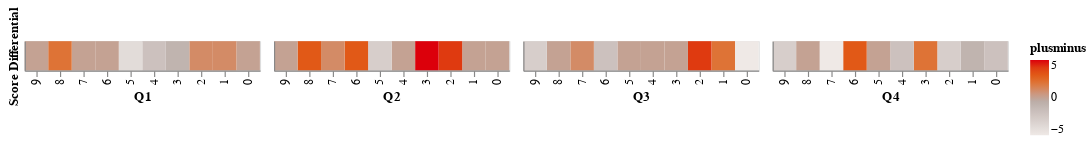

Write notebook code for a chart like this one.
### Code cell
import altair as alt
#create a heatmap with heatmap_plus_minus with diverging scale and vconcat it with the heatmaps above
heatmap_plus_minus_chart1 = alt.Chart(heatmap_plus_minus[heatmap_plus_minus.quarter==1]).mark_rect().encode(
    x=alt.X('minute:O', sort= 'descending', title='Q1'),
    y=alt.Y('quarter:O', axis=alt.Axis(ticks=False, labels=False), title='Score Differential'),
    color=alt.Color('plusminus:Q', scale=alt.Scale(scheme='lightgreyred'))
).properties(
    width=200,
    height=25,
)

heatmap_plus_minus_chart2 = alt.Chart(heatmap_plus_minus[heatmap_plus_minus.quarter==2]).mark_rect().encode(
    x=alt.X('minute:O', sort= 'descending', title='Q2'),
    y=alt.Y('quarter:O', axis=alt.Axis(ticks=False, labels=False), title=None),
    color=alt.Color('plusminus:Q', scale=alt.Scale(scheme='lightgreyred'))
).properties(
    width=200,
    height=25,
)

heatmap_plus_minus_chart3 = alt.Chart(heatmap_plus_minus[heatmap_plus_minus.quarter==3]).mark_rect().encode(
    x=alt.X('minute:O', sort= 'descending', title='Q3'),
    y=alt.Y('quarter:O', axis=alt.Axis(ticks=False, labels=False), title=None),
    color=alt.Color('plusminus:Q', scale=alt.Scale(scheme='lightgreyred'))
).properties(
    width=200,
    height=25,
)

heatmap_plus_minus_chart4 = alt.Chart(heatmap_plus_minus[heatmap_plus_minus.quarter==4]).mark_rect().encode(
    x=alt.X('minute:O', sort= 'descending', title='Q4'),
    y=alt.Y('quarter:O', axis=alt.Axis(ticks=False, labels=False), title=None),
    color=alt.Color('plusminus:Q', scale=alt.Scale(scheme='lightgreyred'))
).properties(
    width=200,
    height=25,
)

# vconcat_chart = alt.vconcat(heatmaps, heatmap_plus_minus_chart)

# vconcat_chart
plusminus = alt.hconcat(heatmap_plus_minus_chart1, heatmap_plus_minus_chart2, heatmap_plus_minus_chart3, heatmap_plus_minus_chart4, spacing=10).resolve_scale(color='shared')
plusminus.show()

### Figure 1 — Vega-Lite specification as saved in the notebook (floating-point values rounded to 4 significant figures)
{"config": {"view": {"continuousWidth": 300, "continuousHeight": 300}}, "hconcat": [{"data": {"name": "data-e7e86318d570b313e7c8e0c833498098"}, "mark": {"type": "rect"}, "encoding": {"color": {"field": "plusminus", "scale": {"scheme": "lightgreyred"}, "type": "quantitative"}, "x": {"field": "minute", "sort": "descending", "title": "Q1", "type": "ordinal"}, "y": {"axis": {"labels": false, "ticks": false}, "field": "quarter", "title": "Score Differential", "type": "ordinal"}}, "height": 25, "width": 200}, {"data": {"name": "data-9632f270e00684e6e31dfc78761cbe0b"}, "mark": {"type": "rect"}, "encoding": {"color": {"field": "plusminus", "scale": {"scheme": "lightgreyred"}, "type": "quantitative"}, "x": {"field": "minute", "sort": "descending", "title": "Q2", "type": "ordinal"}, "y": {"axis": {"labels": false, "ticks": false}, "field": "quarter", "title": null, "type": "ordinal"}}, "height": 25, "width": 200}, {"data": {"name": "data-2776bd0bf5a258a6590ebac23a7772f0"}, "mark": {"type": "rect"}, "encoding": {"color": {"field": "plusminus", "scale": {"scheme": "lightgreyred"}, "type": "quantitative"}, "x": {"field": "minute", "sort": "descending", "title": "Q3", "type": "ordinal"}, "y": {"axis": {"labels": false, "ticks": false}, "field": "quarter", "title": null, "type": "ordinal"}}, "height": 25, "width": 200}, {"data": {"name": "data-cd67b1b3b0fca57bb1a6435c455914d6"}, "mark": {"type": "rect"}, "encoding": {"color": {"field": "plusminus", "scale": {"scheme": "lightgreyred"}, "type": "quantitative"}, "x": {"field": "minute", "sort": "descending", "title": "Q4", "type": "ordinal"}, "y": {"axis": {"labels": false, "ticks": false}, "field": "quarter", "title": null, "type": "ordinal"}}, "height": 25, "width": 200}], "resolve": {"scale": {"color": "shared"}}, "spacing": 10, "$schema": "https://vega.github.io/schema/vega-lite/v5.17.0.json", "datasets": {"data-e7e86318d570b313e7c8e0c833498098": [{"quarter": 1, "minute": 0, "plusminus": 0.0}, {"quarter": 1, "minute": 1, "plusminus": 1.0}, {"quarter": 1, "minute": 2, "plusminus": 1.0}, {"quarter": 1, "minute": 3, "plusminus": -1.0}, {"quarter": 1, "minute": 4, "plusminus": -2.0}, {"quarter": 1, "minute": 5, "plusminus": -4.0}, {"quarter": 1, "minute": 6, "plusminus": 0.0}, {"quarter": 1, "minute": 7, "plusminus": 0.0}, {"quarter": 1, "minute": 8, "plusminus": 2.0}, {"quarter": 1, "minute": 9, "plusminus": 0.0}], "data-9632f270e00684e6e31dfc78761cbe0b": [{"quarter": 2, "minute": 0, "plusminus": 0.0}, {"quarter": 2, "minute": 1, "plusminus": 0.0}, {"quarter": 2, "minute": 2, "plusminus": 4.0}, {"quarter": 2, "minute": 3, "plusminus": 5.0}, {"quarter": 2, "minute": 4, "plusminus": 0.0}, {"quarter": 2, "minute": 5, "plusminus": -3.0}, {"quarter": 2, "minute": 6, "plusminus": 3.0}, {"quarter": 2, "minute": 7, "plusminus": 1.0}, {"quarter": 2, "minute": 8, "plusminus": 3.0}, {"quarter": 2, "minute": 9, "plusminus": 0.0}], "data-2776bd0bf5a258a6590ebac23a7772f0": [{"quarter": 3, "minute": 0, "plusminus": -5.0}, {"quarter": 3, "minute": 1, "plusminus": 2.0}, {"quarter": 3, "minute": 2, "plusminus": 4.0}, {"quarter": 3, "minute": 3, "plusminus": 0.0}, {"quarter": 3, "minute": 4, "plusminus": 0.0}, {"quarter": 3, "minute": 5, "plusminus": 0.0}, {"quarter": 3, "minute": 6, "plusminus": -2.0}, {"quarter": 3, "minute": 7, "plusminus": 1.0}, {"quarter": 3, "minute": 8, "plusminus": 0.0}, {"quarter": 3, "minute": 9, "plusminus": -3.0}], "data-cd67b1b3b0fca57bb1a6435c455914d6": [{"quarter": 4, "minute": 0, "plusminus": -2.0}, {"quarter": 4, "minute": 1, "plusminus": -1.0}, {"quarter": 4, "minute": 2, "plusminus": -3.0}, {"quarter": 4, "minute": 3, "plusminus": 2.0}, {"quarter": 4, "minute": 4, "plusminus": -2.0}, {"quarter": 4, "minute": 5, "plusminus": 0.0}, {"quarter": 4, "minute": 6, "plusminus": 3.0}, {"quarter": 4, "minute": 7, "plusminus": -5.0}, {"quarter": 4, "minute": 8, "plusminus": 0.0}, {"quarter": 4, "minute": 9, "plusminus": -3.0}]}}
